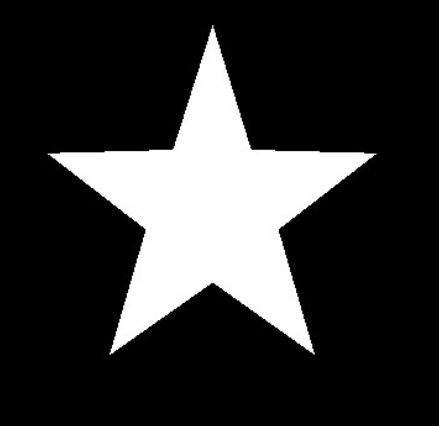
#> input picture opencv_project_practice/Lab5/images/star.png, 439 x 426 px
$ python ex3.py
#> lines starting #> are read from the running program, lines starting #| are printed output that depends on the picture; long printed decimals are rounded
# 计算star.png所示目标的Hu矩，并验证Hu矩具有平移，旋转，尺度不变性。
import numpy as np
import cv2
import matplotlib.pyplot as plt


def P5_hu_moment(img):
    # 计算Hu矩
    M = cv2.moments(img)
    hu_moments = cv2.HuMoments(M)
    # 对Hu矩取对数
    for i in range(7):
        hu_moments[i] = (-1 * np.sign(hu_moments[i])
                         * np.log10(np.abs(hu_moments[i])))
    return hu_moments


if __name__ == '__main__':
    image = cv2.imread('./images/star.png')
#> image is the input picture: shape (426, 439, 3); mean B, G, R 50.5, 50.5, 50.5
    # 转换为灰度图
    gray = cv2.cvtColor(image, cv2.COLOR_BGR2GRAY)
    # 计算原图Hu矩，并且输出
    hu_moments_1 = P5_hu_moment(gray)
#> in P5_hu_moment, `M = cv2.moments(img)`: M = moments, m00 9436804, centre m10/m00, m01/m00 = (211.6, 209)
#> in P5_hu_moment, `hu_moments = cv2.HuMoments(M)`: hu_moments = [0.000828, 1.7e-09, 1.19e-13, 2.32e-14, 1.21e-27, 9.49e-19, 8.16e-29]
#> after the loop in P5_hu_moment, `for i in range(7):`: hu_moments = [3.08, 8.77, 12.92, 13.63, 26.92, 18.02, 28.09]
#> hu_moments_1 = [3.08, 8.77, 12.92, 13.63, 26.92, 18.02, 28.09]
    print(hu_moments_1)
#| [[ 3.082]
#|  [ 8.769]
#|  [12.925]
#|  [13.635]
#|  [26.916]
#|  [18.023]
#|  [28.088]]
    # 旋转图像
    rows, cols = gray.shape
#> rows = 426; cols = 439
    M = cv2.getRotationMatrix2D((cols / 2, rows / 2), 50, 1)
    dst_1 = cv2.warpAffine(gray, M, (cols, rows))
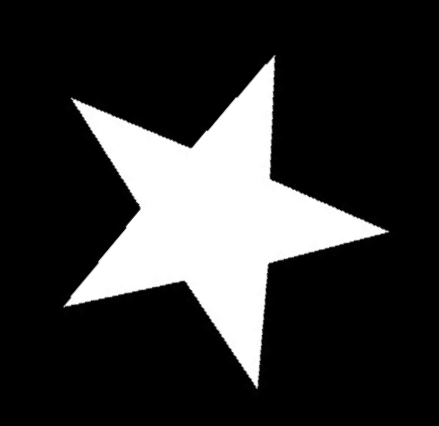
#> dst_1: shape (426, 439); min 0, max 255, mean 50.5
    hu_moments_2 = P5_hu_moment(dst_1)
#> hu_moments_2 = [3.08, 8.77, 12.92, 13.62, 26.89, 18.01, 28.23]
    print('平旋转Hu矩误差值：', np.sum(np.abs(hu_moments_1 - hu_moments_2)/hu_moments_1))
#| 平旋转Hu矩误差值： 0.008366
    # 缩放图像
    dst_2 = cv2.resize(gray, (int(cols * 0.5), int(rows * 0.5)))
    hu_moments_3 = P5_hu_moment(dst_2)
#> hu_moments_3 = [3.08, 8.73, 12.94, 13.64, 26.93, 18.01, 28.18]
    print('缩放Hu矩误差值：', np.sum(np.abs(hu_moments_1 - hu_moments_3)/hu_moments_1))
#| 缩放Hu矩误差值： 0.01015
    # 平移图像
    M = np.float32([[1, 0, 50], [0, 1, 20]])
    dst_3 = cv2.warpAffine(gray, M, (cols, rows))
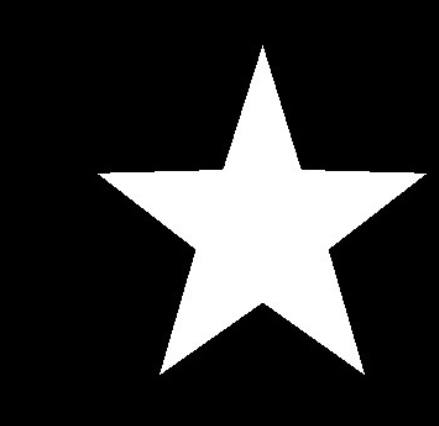
#> dst_3: shape (426, 439); min 0, max 255, mean 50.5
    hu_moments_4 = P5_hu_moment(dst_3)
#> hu_moments_4 = [3.08, 8.77, 12.92, 13.63, 26.92, 18.02, 28.09]
    # 输出差值
    print('平移Hu矩误差值：', np.sum(np.abs(hu_moments_1 - hu_moments_4)/hu_moments_1))
#| 平移Hu矩误差值： 2.942947530764742e-13

    # 显示旋转后的图像
    plt.figure(figsize=(4, 4))
    plt.subplot(221)
    plt.xticks([]), plt.yticks([])
    plt.imshow(gray, cmap='gray')
    plt.title('original')
    plt.subplot(222)
    plt.xticks([]), plt.yticks([])
    plt.imshow(dst_1, cmap='gray')
    plt.title('rotated')
    plt.subplot(223)
    plt.xticks([]), plt.yticks([])
    plt.imshow(dst_2, cmap='gray')
    plt.title('scaled')
    plt.subplot(224)
    plt.xticks([]), plt.yticks([])
    plt.imshow(dst_3, cmap='gray')
    plt.title('translated')

    plt.show()
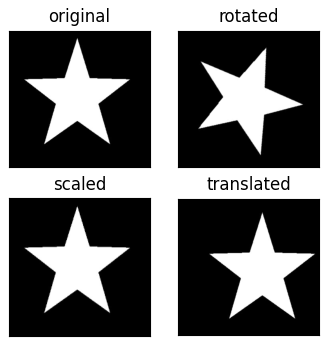
#> figure drawn by matplotlib, 4 panels

$ run again, with opencv_project_practice/Lab5/images/one_plane.png copied over opencv_project_practice/Lab5/images/star.png
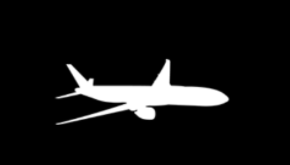
#> input picture opencv_project_practice/Lab5/images/one_plane.png, 290 x 165 px
#> image is the input picture: shape (165, 290, 3); min 0, max 255, mean 19.1
#> in P5_hu_moment, `M = cv2.moments(img)`: M = moments, m00 914837, centre m10/m00, m01/m00 = (144.9, 94.73)
#> in P5_hu_moment, `hu_moments = cv2.HuMoments(M)`: hu_moments = [0.00201, 3.05e-06, 3e-11, 4.23e-11, 5.06e-22, 6.13e-14, 1.42e-21]
#> after the loop in P5_hu_moment, `for i in range(7):`: hu_moments = [2.7, 5.52, 10.52, 10.37, 21.3, 13.21, 20.85]
#| [[ 2.697]
#|  [ 5.516 ]
#|  [10.522]
#|  [10.374]
#|  [21.295]
#|  [13.213]
#> (further printed lines are left out)
#> hu_moments_2 = [2.7, 5.53, 10.16, 10.47, 20.79, 13.58, 21.51]
#| 平旋转Hu矩误差值： 0.1305
#> hu_moments_3 = [2.69, 5.51, 10.53, 10.35, 21.23, 13.18, 20.82]
#| 缩放Hu矩误差值： 0.01416
#> `dst_3 = cv2.warpAffine(gray, M, (cols, rows))`:
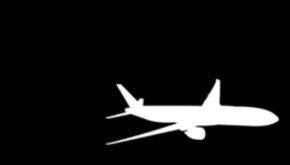
#> dst_3: shape (165, 290); min 0, max 255, mean 19.1
#> hu_moments_4 = [2.7, 5.52, 10.52, 10.37, 21.3, 13.21, 20.85]
#| 平移Hu矩误差值： 1.292381324979646e-13
#> `plt.show()`:
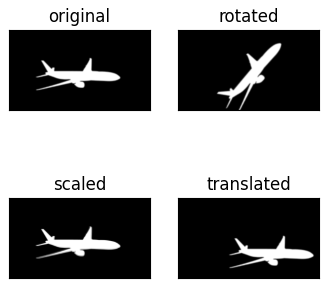
#> figure drawn by matplotlib, 4 panels

$ run again, with opencv_project_practice/Lab5/images/planes.png copied over opencv_project_practice/Lab5/images/star.png
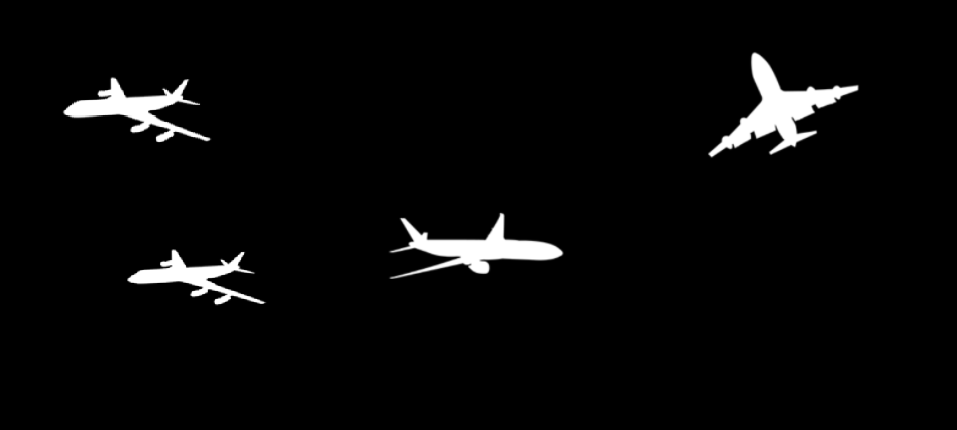
#> input picture opencv_project_practice/Lab5/images/planes.png, 957 x 430 px
#> image is the input picture: shape (430, 957, 3); min 0, max 255, mean 8.2
#> in P5_hu_moment, `M = cv2.moments(img)`: M = moments, m00 3371638, centre m10/m00, m01/m00 = (454.3, 175.8)
#> in P5_hu_moment, `hu_moments = cv2.HuMoments(M)`: hu_moments = [0.0229, 0.000389, 1.85e-06, 2e-07, -9.2e-14, -2.72e-09, 7.95e-14]
#> after the loop in P5_hu_moment, `for i in range(7):`: hu_moments = [1.64, 3.41, 5.73, 6.7, -13.04, -8.56, 13.1]
#| [[  1.641]
#|  [  3.410]
#|  [  5.732]
#|  [  6.699]
#|  [-13.036]
#|  [ -8.565]
#> (further printed lines are left out)
#> hu_moments_2 = [1.67, 3.36, 5.8, 5.83, 11.65, 7.51, 13.6]
#| 平旋转Hu矩误差值： -3.558
#> hu_moments_3 = [1.64, 3.41, 5.73, 6.7, -13.04, -8.56, 13.1]
#| 缩放Hu矩误差值： 0.0004522
#> `dst_3 = cv2.warpAffine(gray, M, (cols, rows))`:
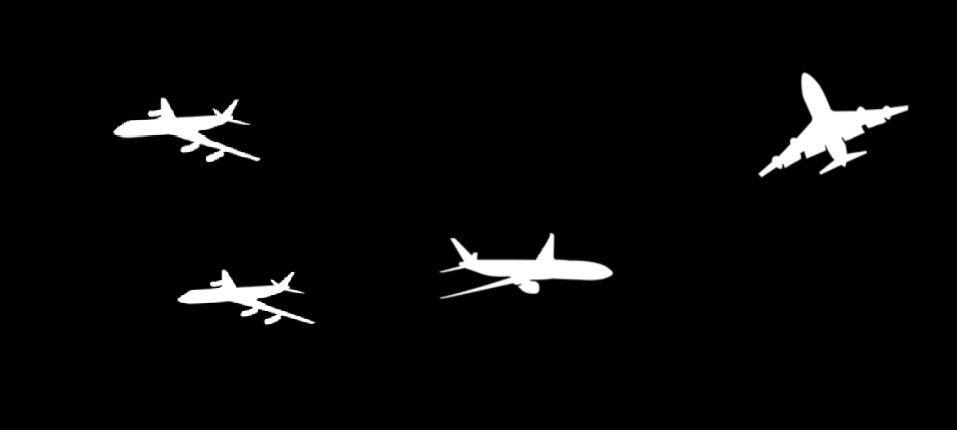
#> dst_3: shape (430, 957); min 0, max 255, mean 8.2
#| 平移Hu矩误差值： 1.100198912435014e-15
#> `plt.show()`:
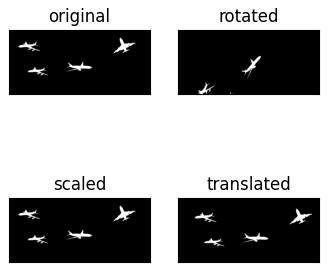
#> figure drawn by matplotlib, 4 panels
